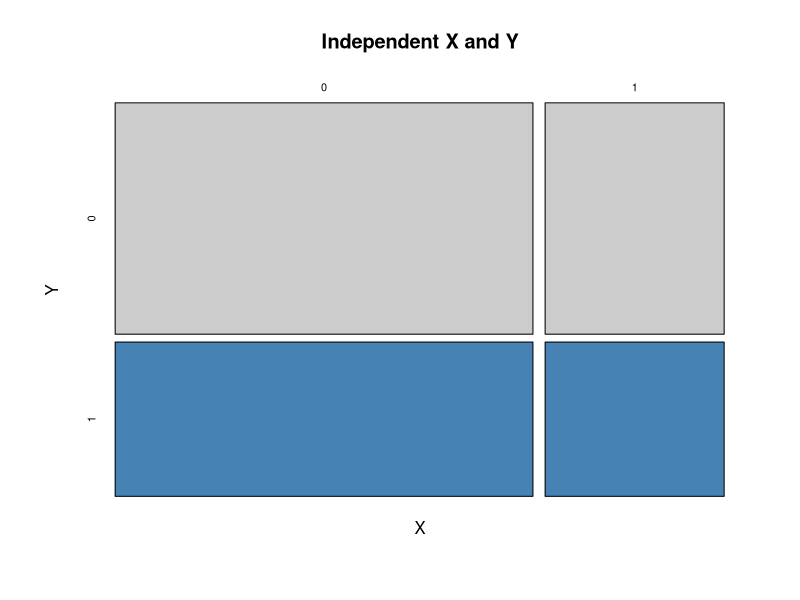
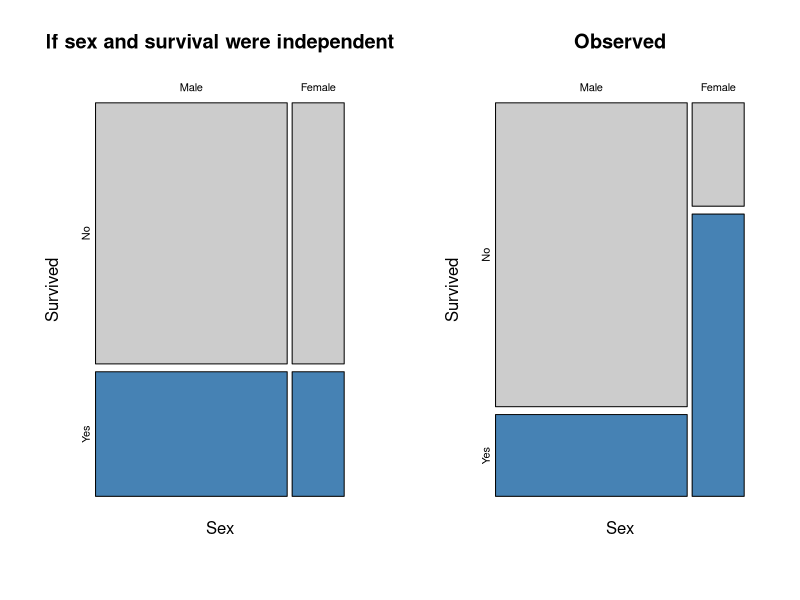
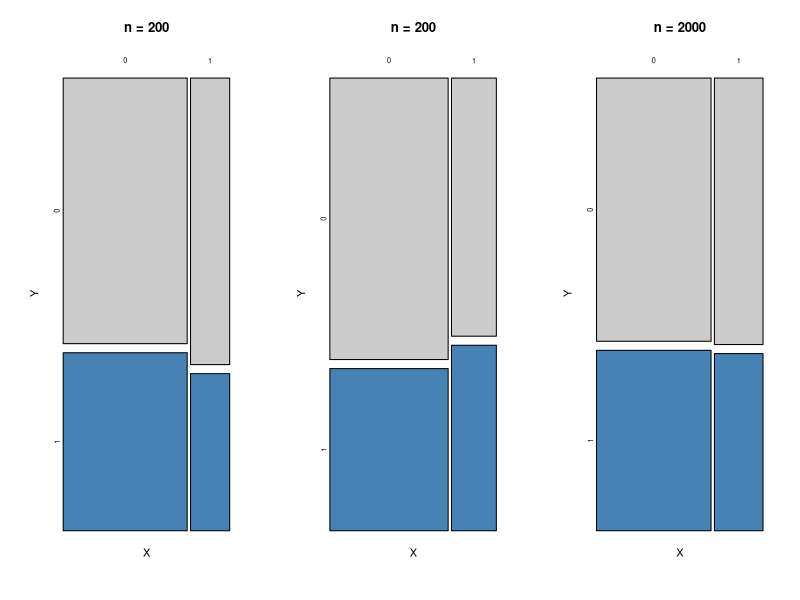
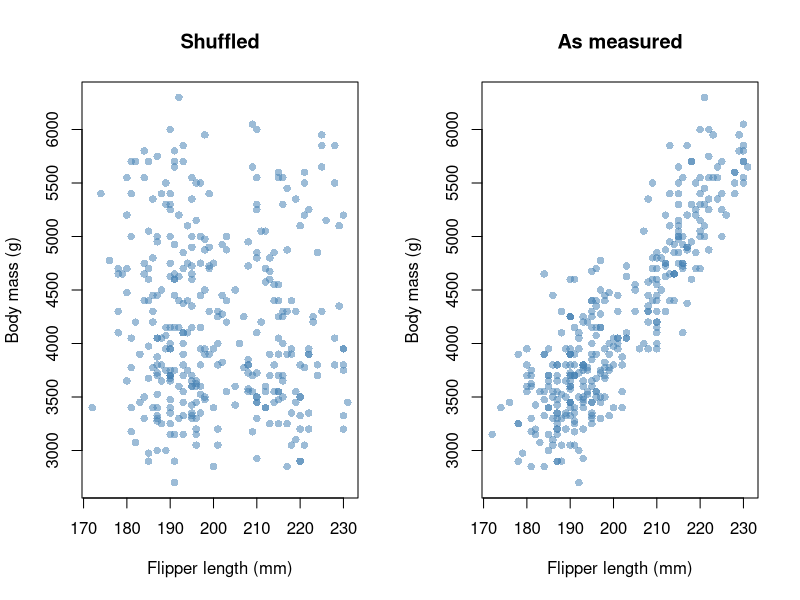
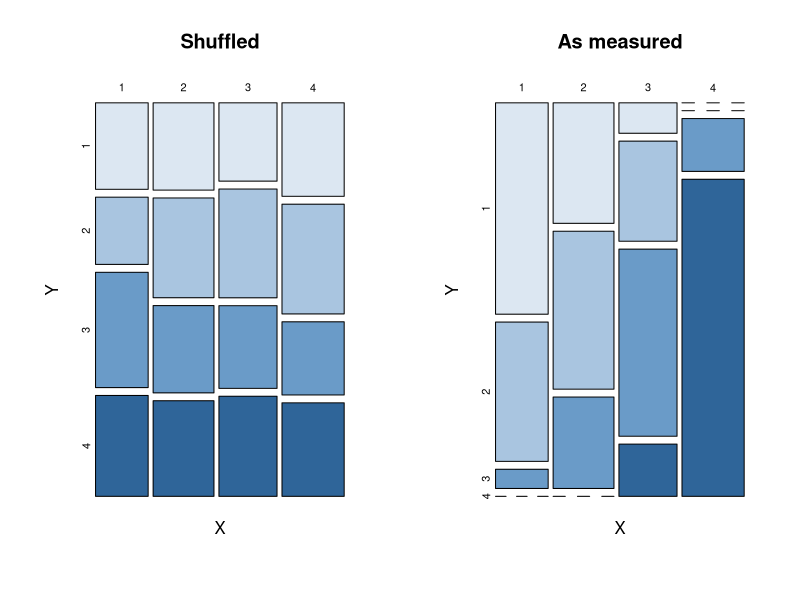
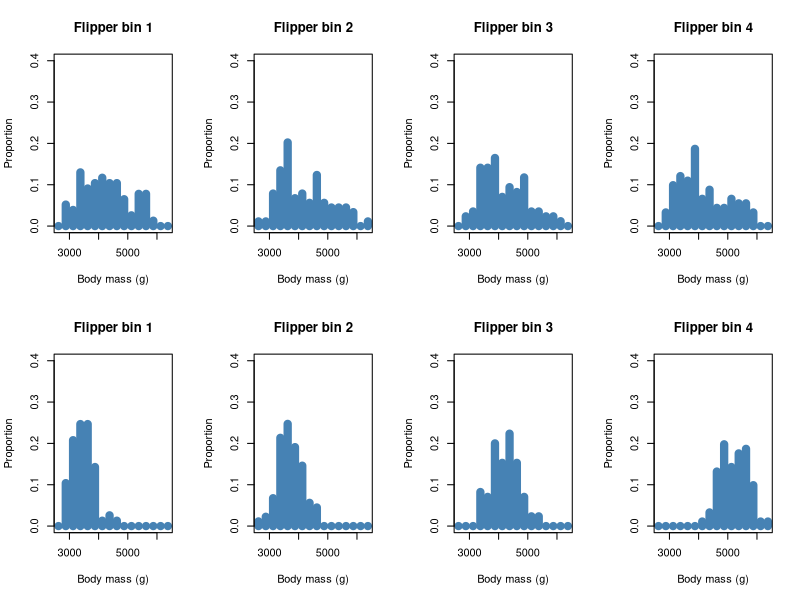
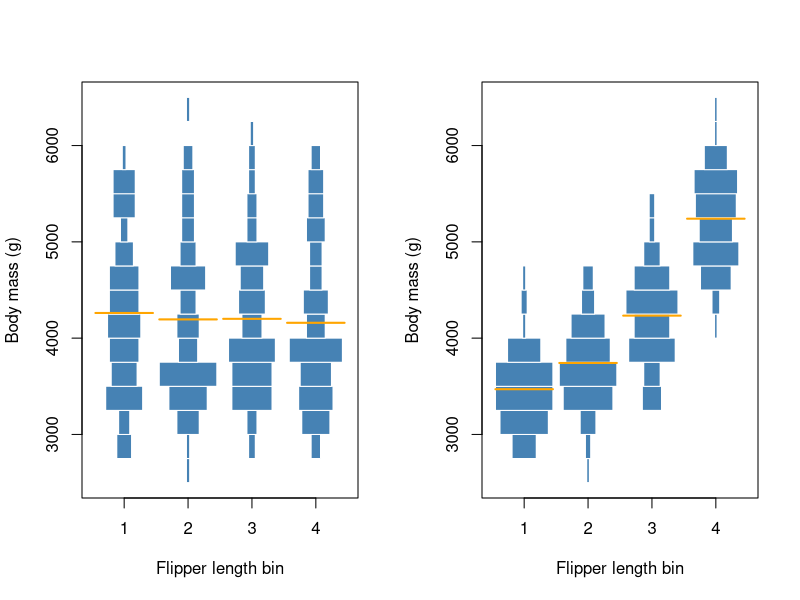
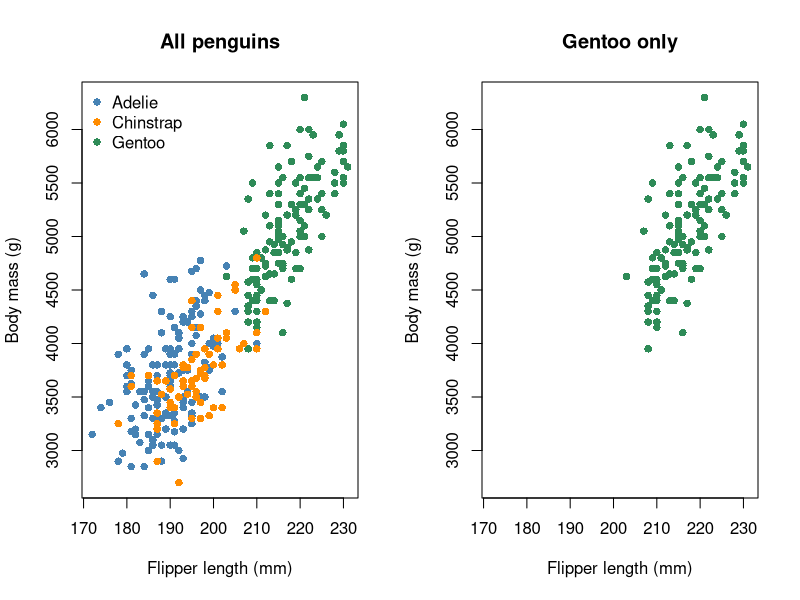

Recreate these plots in R, in order.
## ---- chunk 1
# P(X = 1) = 0.3, P(Y = 1) = 0.4, independent: P(X = x, Y = y) = P(X = x) P(Y = y)
p <- outer(c("0" = 0.7, "1" = 0.3), c("0" = 0.6, "1" = 0.4))
names(dimnames(p)) <- c("X", "Y")
p
mosaicplot(p, color = c("gray80", "steelblue"), main = "Independent X and Y")
## ---- chunk 2
titanic <- apply(Titanic, c("Sex", "Survived"), sum)
expected <- outer(rowSums(titanic), colSums(titanic)) / sum(titanic)
dimnames(expected) <- dimnames(titanic)
titanic
round(expected)

par(mfrow = c(1, 2))
mosaicplot(expected, color = c("gray80", "steelblue"),
           main = "If sex and survival were independent")
mosaicplot(titanic, color = c("gray80", "steelblue"), main = "Observed")
## ---- chunk 3
set.seed(1401)
par(mfrow = c(1, 3))
for (n in c(200, 200, 2000)) {
  x <- rbinom(n, 1, 0.3)
  y <- rbinom(n, 1, 0.4)
  mosaicplot(table(X = x, Y = y), color = c("gray80", "steelblue"),
             main = paste("n =", n))
}
## ---- chunk 4
penguins <- read.csv("penguins.csv")
X <- penguins$flipper_len
Y <- penguins$body_mass
set.seed(1403)
Y_shuffled <- sample(Y)

par(mfrow = c(1, 2))
plot(X, Y_shuffled, pch = 16, col = "#4682B488",
     xlab = "Flipper length (mm)", ylab = "Body mass (g)", main = "Shuffled")
plot(X, Y, pch = 16, col = "#4682B488",
     xlab = "Flipper length (mm)", ylab = "Body mass (g)", main = "As measured")
## ---- chunk 5
bin4 <- function(v) cut(v, c(-Inf, quantile(v, c(0.25, 0.5, 0.75)), Inf),
                        labels = 1:4, right = FALSE)
tab_shuffled <- table(X = bin4(X), Y = bin4(Y_shuffled))
tab_measured <- table(X = bin4(X), Y = bin4(Y))
## ---- chunk 6
round(tab_shuffled / sum(tab_shuffled), 3)
round(tab_measured / sum(tab_measured), 3)
1 / 16

blues <- c("#DCE7F2", "#A9C5E0", "#6A9BC8", "#2F6599")
par(mfrow = c(1, 2))
mosaicplot(tab_shuffled, color = blues, main = "Shuffled")
mosaicplot(tab_measured, color = blues, main = "As measured")
## ---- chunk 7
breaks <- seq(2500, 6500, by = 250)
par(mfrow = c(2, 4))
for (y in list(Y_shuffled, Y)) {
  for (i in 1:4) {
    yi <- y[bin4(X) == i]
    h <- hist(yi, breaks = breaks, plot = FALSE)
    plot(h$mids, h$counts / length(yi), type = "h", lwd = 8, col = "steelblue",
         ylim = c(0, 0.4), xlab = "Body mass (g)", ylab = "Proportion",
         main = paste("Flipper bin", i))
  }
}
## ---- chunk 8
# Mirrored histograms of y within each group g, centred at positions `at`.
# Half-width is proportional to the proportion in each bin, on one scale.
mirror_hist <- function(y, g, at, breaks, max_width,
                        col = "steelblue", border = "white") {
  groups <- sort(unique(g))
  props <- lapply(groups, function(k)
    hist(y[g == k], breaks = breaks, plot = FALSE)$counts / sum(g == k))
  scale <- max_width / max(unlist(props))
  for (k in seq_along(groups)) {
    w <- props[[k]] * scale
    nz <- w > 0                                   # skip empty bins
    rect(at[k] - w[nz], head(breaks, -1)[nz], at[k] + w[nz], tail(breaks, -1)[nz],
         col = col, border = border)
    m <- mean(y[g == groups[k]])
    segments(at[k] - max_width, m, at[k] + max_width, m, col = "orange", lwd = 2)
  }
}

par(mfrow = c(1, 2))
for (y in list(Y_shuffled, Y)) {
  plot(NA, xlim = c(0.5, 4.5), ylim = c(2500, 6500), xaxt = "n",
       xlab = "Flipper length bin", ylab = "Body mass (g)")
  axis(1, at = 1:4)
  mirror_hist(y, as.integer(bin4(X)), at = 1:4, breaks = breaks, max_width = 0.45)
}
## ---- chunk 9
species_col <- c(Adelie = "steelblue", Chinstrap = "darkorange", Gentoo = "seagreen")
gentoo <- penguins[penguins$species == "Gentoo", ]

par(mfrow = c(1, 2))
plot(X, Y, pch = 16, col = species_col[penguins$species],
     xlab = "Flipper length (mm)", ylab = "Body mass (g)", main = "All penguins")
legend("topleft", names(species_col), pch = 16, col = species_col, bty = "n")
plot(gentoo$flipper_len, gentoo$body_mass, pch = 16, col = "seagreen",
     xlim = range(X), ylim = range(Y),
     xlab = "Flipper length (mm)", ylab = "Body mass (g)", main = "Gentoo only")
## ---- chunk 10
bin3 <- function(v) cut(v, c(-Inf, quantile(v, c(1/3, 2/3)), Inf),
                        labels = c("Low", "Mid", "High"), right = FALSE)
tab_gentoo <- table(flipper = bin3(gentoo$flipper_len), mass = bin3(gentoo$body_mass))
tab_gentoo
mosaicplot(tab_gentoo, color = c("#C9DCEC", "#6FA0C8", "#2C5C85"), main = "Gentoo")
## ---- chunk 11
g <- bin3(gentoo$flipper_len)
par(mfrow = c(1, 3))
for (k in levels(g)) {
  hist(gentoo$body_mass[g == k], breaks = seq(3875, 6375, by = 125),
       main = paste(k, "flipper length"), xlab = "Body mass (g)")
}
## ---- chunk 12
set.seed(1441)
N <- 100000
weight <- rgamma(N, shape = 2, scale = 1)                # Z
packing <- 2 + weight + rexp(N, rate = 2)                # X
postage <- 3 + 2 * weight + rexp(N, rate = 1)            # Y
## ---- chunk 13
h_values <- c(1, 0.3, 0.05)
par(mfrow = c(1, 3))
for (h in h_values) {
  keep <- abs(weight - 2) < h
  plot(packing[keep], postage[keep], pch = 16, cex = 0.3, col = "#4682B455",
       xlim = c(2.8, 9), ylim = c(4.5, 16),
       xlab = "Packing time (min)", ylab = "Postage ($)",
       main = sprintf("%.2f < weight < %.2f (n = %d)", 2 - h, 2 + h, sum(keep)))
}
## ---- chunk 14
par(mfrow = c(1, 3))
for (h in h_values) {
  keep <- abs(weight - 2) < h
  x <- packing[keep]; y <- postage[keep]; z <- weight[keep]
  edges <- seq(quantile(x, 0.01), quantile(x, 0.99), length.out = 6)
  strip <- findInterval(x, edges[2:5]) + 1          # five packing-time strips
  zcol <- hcl.colors(100, "Viridis")[cut(z, 100)]   # color scale spans this range
  show <- seq_len(min(sum(keep), 3000))
  plot(x[show], y[show], pch = 16, cex = 0.4, col = zcol[show],
       xlim = c(2.8, 9), ylim = c(4.5, 16),
       xlab = "Packing time (min)", ylab = "Postage ($)",
       main = sprintf("%.2f < weight < %.2f", 2 - h, 2 + h))
  abline(v = edges[2:5], lty = 2)
  mirror_hist(y, strip, at = (head(edges, -1) + tail(edges, -1)) / 2,
              breaks = seq(4, 30, by = 0.4), max_width = 0.45 * diff(edges[1:2]),
              col = NA, border = "black")
}
## ---- chunk 15
simulate_rain <- function(theta, days = 10) {
  n <- length(theta)
  X <- matrix(0L, n, days)
  X[, 1] <- rbinom(n, 1, 0.5)
  for (t in 2:days) {
    repeat_day <- runif(n) < theta
    X[, t] <- ifelse(repeat_day, X[, t - 1], 1L - X[, t - 1])
  }
  X
}
## ---- chunk 16
set.seed(1450)
par(mfrow = c(1, 3))
for (theta in c(0.2, 0.5, 0.9)) {
  X_seq <- simulate_rain(rep(theta, 20))
  image(1:10, 1:20, t(X_seq[20:1, ]), col = c("wheat", "steelblue"),
        xlab = "Day", ylab = "Simulation", main = paste("theta =", theta))
}
## ---- chunk 17
set.seed(1451)
N <- 100000
theta <- runif(N)
X_rain <- simulate_rain(theta)

par(mfrow = c(2, 5))
for (t in 1:10) {
  plot(NA, xlim = c(-0.6, 1.6), ylim = c(0, 1), xaxt = "n",
       xlab = paste0("X", t), ylab = "theta", main = paste("Day", t))
  axis(1, at = 0:1)
  mirror_hist(theta, X_rain[, t], at = 0:1, breaks = seq(0, 1, by = 0.1),
              max_width = 0.4)
}
## ---- chunk 18
R <- rowSums(X_rain)
strip <- findInterval(theta, c(0.2, 0.4, 0.6, 0.8)) + 1   # fifths of theta
show <- 1:3000
jitter_R <- R[show] + runif(length(show), -0.3, 0.3)

par(mfrow = c(1, 2))
plot(theta[show], jitter_R, pch = 16, cex = 0.4, col = "gray50",
     xlab = "theta", ylab = "Total rainy days")
plot(theta[show], jitter_R, pch = 16, cex = 0.4, col = "gray80",
     xlab = "theta", ylab = "Total rainy days")
abline(v = c(0.2, 0.4, 0.6, 0.8), lty = 2)
mirror_hist(R, strip, at = seq(0.1, 0.9, by = 0.2),
            breaks = seq(-0.5, 10.5, by = 1), max_width = 0.09)
tapply(R, strip, mean)
tapply(R, strip, sd)
## ---- chunk 19
# Sum over cells of |joint proportion - product of marginal proportions|
dependence_score <- function(t, y) {
  t_bin <- if (length(unique(t)) <= 11) factor(t) else
    cut(t, unique(quantile(t, 0:4 / 4)), include.lowest = TRUE)
  y_bin <- cut(y, quantile(y, 0:4 / 4), include.lowest = TRUE)
  p <- table(y_bin, t_bin) / length(t)
  sum(abs(p - outer(rowSums(p), colSums(p))))
}

coordinate_scores <- apply(X_rain, 2, dependence_score, y = theta)
set.seed(1460)
A <- matrix(rnorm(10 * 50), nrow = 10)     # 50 random directions
projection_scores <- apply(X_rain %*% A, 2, dependence_score, y = theta)

par(mar = c(4.5, 8, 1, 1))
stripchart(list("Each day X_t" = coordinate_scores,
                "Random a'X" = projection_scores,
                "Total R" = dependence_score(R, theta)),
           pch = 16, col = "steelblue", xlab = "Dependence score", las = 1)
